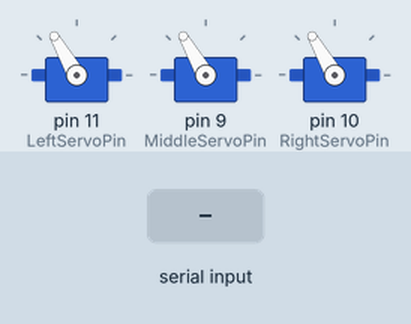
This sketch was run on a simulated Arduino Uno, built with avr-gcc and run on an emulated ATmega328P. On the bench: 3 × servo. The test bench sets the inputs (shaded band).

Above: at 1.2 s.
1.3 s: "1" received over Serial
At 1.8 s:
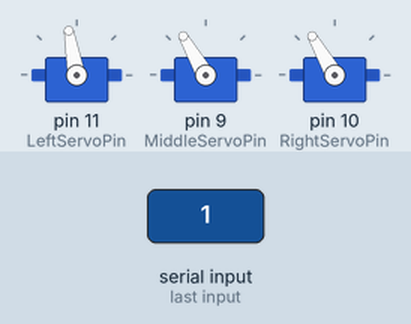
2.8 s: "3" received over Serial
At 4.0 s:
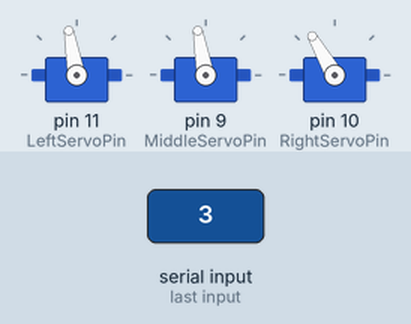
4.3 s: "0" received over Serial
At 5.3 s:
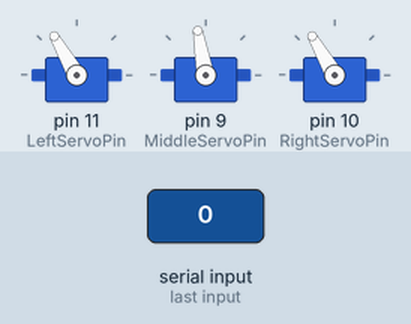
5.8 s: "5" received over Serial
At 6.4 s:
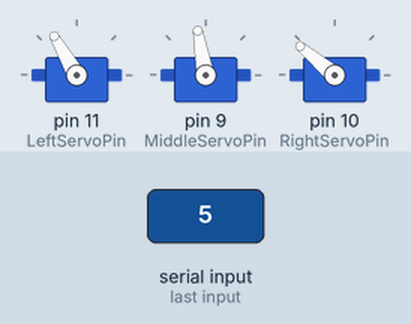
7.3 s: "2" received over Serial
At 7.6 s:
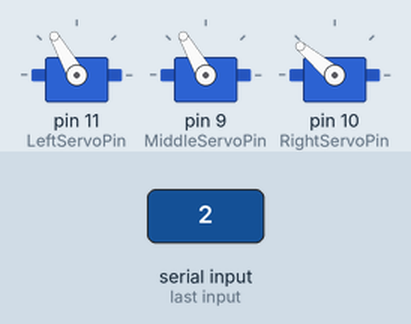
8.8 s: "4" received over Serial
At 9.9 s:
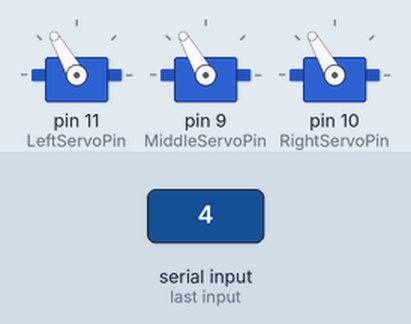
Timing chart, 0 to 11.3 s (numbered marks = the images above; inputs shaded):
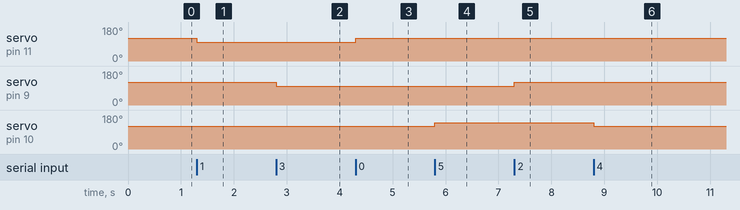

The sketch:

ervos_old.ino
```cpp
#include <Servo.h>
#include <Wire.h>

// define servo pins
#define LeftServoPin 11
#define MiddleServoPin 9
#define RightServoPin 10

// create servo objects
Servo left_servo;
Servo middle_servo;
Servo right_servo;

void setup() {
  // initialise serial communication
  Serial.begin(230400);

  // attach servos
  left_servo.attach(LeftServoPin);
  middle_servo.attach(MiddleServoPin);
  right_servo.attach(RightServoPin);

  // move servos in place
  left_servo.write(120);
  middle_servo.write(120);
  right_servo.write(120);
}

void loop() {
  // check if serial port can be read
  if (Serial.available()) {
    // read a single byte from serial
    int incomingByte = Serial.read();

    // check what byte was sent
    switch (incomingByte) {
      // move the according servo to a specific degree angle. NOTE: the delays are there to make sure the servos move in time before moving on, this might just be an issue with unreliable servos
      case '0':
        left_servo.write(120);
        delay(10);
        break;
      case '1':
        left_servo.write(100);
        delay(10);
        break;

      case '2':
        middle_servo.write(120);
        delay(10);
        break;
      case '3':
        middle_servo.write(100);
        delay(10);
        break;

      case '4':
        right_servo.write(120);
        delay(10);
        break;
      case '5':
        right_servo.write(140);
        delay(10);
        break;

      // reset all servos to initial position
      case '6':
        left_servo.write(120);
        middle_servo.write(120);
        right_servo.write(120);
        delay(50);
        break;
    }
  }
}
```

Measured:
- after the input at 1.3 s, servo on pin 11 (LeftServoPin): 120° → 100° at once
- after the input at 2.8 s, servo on pin 9 (MiddleServoPin): 120° → 100° at once
- after the input at 4.3 s, servo on pin 11 (LeftServoPin): 100° → 120° at once
- after the input at 5.8 s, servo on pin 10 (RightServoPin): 120° → 140° at once
- after the input at 7.3 s, servo on pin 9 (MiddleServoPin): 100° → 120° at once
- after the input at 8.8 s, servo on pin 10 (RightServoPin): 140° → 120° at once
